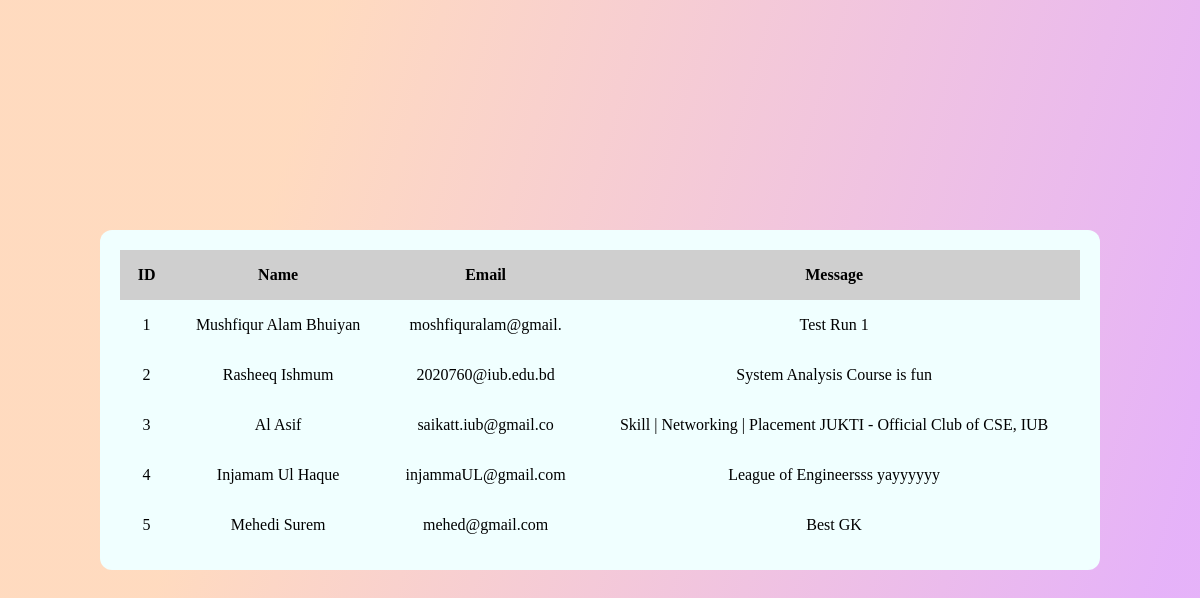
Screenshot of /adminHome.php with the database file from the repository.
### tables this page shows
CREATE TABLE `messages` (
  `ID` int(11) NOT NULL,
  `Name` varchar(35) NOT NULL,
  `Email` varchar(20) NOT NULL,
  `message` varchar(500) NOT NULL
);

### adminHome.php (the view, shortened to what this page needs)
<!DOCTYPE html>
<html lang="en">
<head>
	<link rel="stylesheet" href="adminHomeStyle.css">
</head>
<body>
    <div class="container">
        <table class="table">
            <thead>
                <tr>
                    <th scope="col">ID</th>
                    <th scope="col">Name</th>
                    <th scope="col">Email</th>
                    <th scope="col">Message</th>
                </tr>
            </thead>
            <tbody>
                <?php
	    		include 'connection.php';
                $error_message = 'No result';
                $sql = "SELECT * FROM `messages`";
                $result=$connect->query($sql);
                if($result->num_rows >0){
                    while($row = $result->fetch_assoc()){
                        echo "<tr><td data-label='id'>" .$row["ID"]. "</td><td data-label='name'> " . $row["Name"]."</td><td data-label='email'> ". $row["Email"]."</td><td data-label='message'> ". $row["message"]."</td><tr> ";
                    }
                }else{
                    echo $error_message;
                }
                ?>
            </tbody>
        </table>
    </div>
</body>
</html>

### adminHomeStyle.css (style rules this page uses)
* { margin: 0; padding: 0; box-sizing: border-box; }
body { height: 100vh; display: flex; align-items: center; justify-content: center; background: linear-gradient(106.5deg, rgba(255, 215, 185, 0.91) 23%, rgba(223, 159, 247, 0.8) 93%); }
.container { width: 1000px; height: min-content; padding: 20px; border-radius: 12px; background-color: azure; }
table { width: 100%; text-align: center; }
thead th { position: sticky; top: 0; left: 0; background-color: #CFCFCF; }
table, th, td { border-collapse: collapse; padding: 1rem; }

### rows the page displays
messages: ID "1", Name "Mushfiqur Alam Bhuiyan", Email "moshfiquralam@gmail.", message "Test Run 1"
messages: ID "2", Name "Rasheeq Ishmum", Email "2020760@iub.edu.bd", message "System Analysis Course is fun"
messages: ID "3", Name "Al Asif", Email "saikatt.iub@gmail.co", message "Skill | Networking | Placement JUKTI - Official Club of CSE, IUB"
messages: ID "4", Name "Injamam Ul Haque", Email "injammaUL@gmail.com", message "League of Engineersss yayyyyyy"
messages: ID "5", Name "Mehedi Surem", Email "mehed@gmail.com", message "Best GK"
